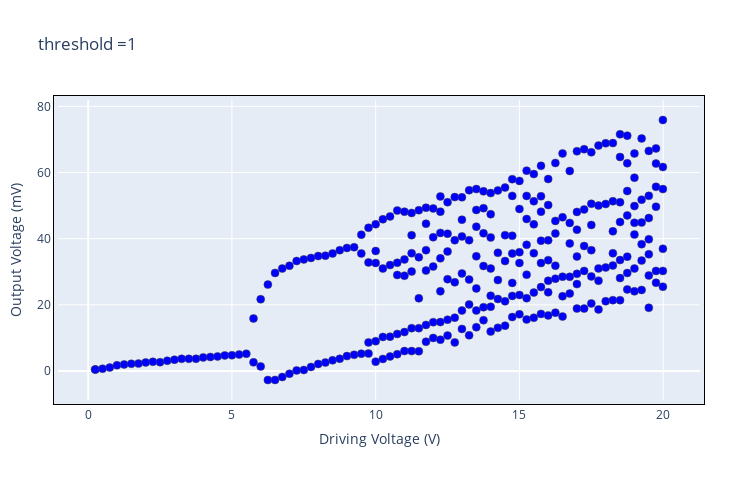

Here is the notebook cell this chart was saved with:
### Code cell
trace1 = go.Scatter(
    x =x_axis,
    y = y_axis,
    mode='markers ',   # scatter mode (more in UG section 1)
    # text = label3,
    opacity = 1,
    # textposition='top center',
    marker = dict(size = 8, color = 'blue', line=dict(width=0.5))
    )
data = [trace1]

layout = go.Layout(
        autosize=False,
        width=750,
        height=500,

        xaxis= go.layout.XAxis(linecolor = 'black',
                            linewidth = 1,
                            mirror = True),

        yaxis= go.layout.YAxis(linecolor = 'black',
                            linewidth = 1,
                            mirror = True),

        margin=go.layout.Margin(
            l=50,
            r=50,
            b=100,
            t=100,
            pad = 4
        )
    )

fig = go.Figure(data=data, layout=layout)
fig.update_layout(title= 'threshold =' + str(distance) )
fig.update_layout(yaxis_title="Output Voltage (mV)", xaxis_title="Driving Voltage (V)")
fig.show()

### Figure 1 — Plotly figure (JSON) as saved in the notebook; plotly's stock layout.template omitted (floating-point values rounded to 4 significant figures; data arrays with more than 128 entries replaced by an {"elided": "..."} marker saying what was removed)
{"data": [{"marker": {"color": "blue", "line": {"width": 0.5}, "size": 8}, "mode": "markers", "opacity": 1, "type": "scatter", "x": {"elided": "299 float values"}, "y": {"elided": "299 float values"}}], "layout": {"autosize": false, "height": 500, "margin": {"b": 100, "l": 50, "pad": 4, "r": 50, "t": 100}, "title": {"text": "threshold =1"}, "width": 750, "xaxis": {"linecolor": "black", "linewidth": 1, "mirror": true, "title": {"text": "Driving Voltage (V)"}}, "yaxis": {"linecolor": "black", "linewidth": 1, "mirror": true, "title": {"text": "Output Voltage (mV)"}}}}
